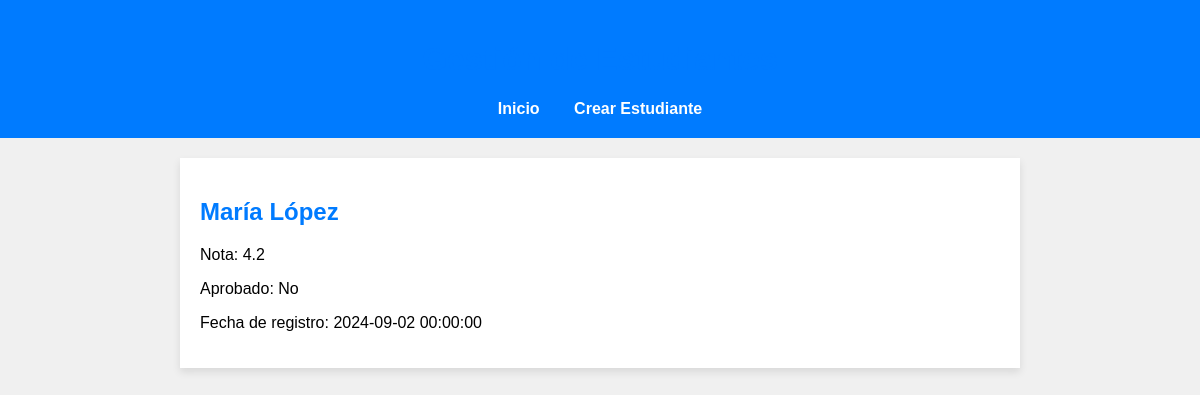
The page /estudiantes/2 on the database its author committed.
### tables this page shows
CREATE TABLE alumnos (
    id INTEGER PRIMARY KEY AUTOINCREMENT,
    nombre TEXT NOT NULL,
    apellido TEXT NOT NULL,
    aprobado BOOLEAN NOT NULL,
    nota REAL NOT NULL,
    fecha TIMESTAMP NOT NULL
);

### app.py (the view)
@app.route('/estudiantes/<int:id>', methods=['GET'])
def get_one_estudiante(id):
    conn = get_db_connection()
    try:
        estudiante = conn.execute('SELECT * FROM alumnos WHERE id = ?', (id,)).fetchone()
        if estudiante is None:
            flash('Estudiante no encontrado', 'error')
            return redirect(url_for('index'))
    finally:
        conn.close()
    return render_template('estudiante.html', estudiante=estudiante)

### estudiante.py (called while the page is built)
def get_db_connection():
    conn = sqlite3.connect('alumnos.db')
    conn.row_factory = sqlite3.Row  # Para que las filas sean accesibles como diccionarios
    return conn

### templates/estudiante.html (shortened to what this page needs)
{% extends "base.html" %}
{% block content %}
    <h2>{{ estudiante.nombre }} {{ estudiante.apellido }}</h2>
    <p>Nota: {{ estudiante.nota }}</p>
    <p>Aprobado: {{ 'Sí' if estudiante.aprobado else 'No' }}</p>
    <p>Fecha de registro: {{ estudiante.fecha }}</p>
{% endblock %}

### templates/base.html (style rules this page uses)
body { font-family: Arial, sans-serif; background-color: #f0f0f0; margin: 0; padding: 0; }
h1, h2 { color: #007bff; }

### rows shown on the page
alumnos: nombre "María", apellido "López", nota "4.2", aprobado "No", fecha "2024-09-02 00:00:00"
